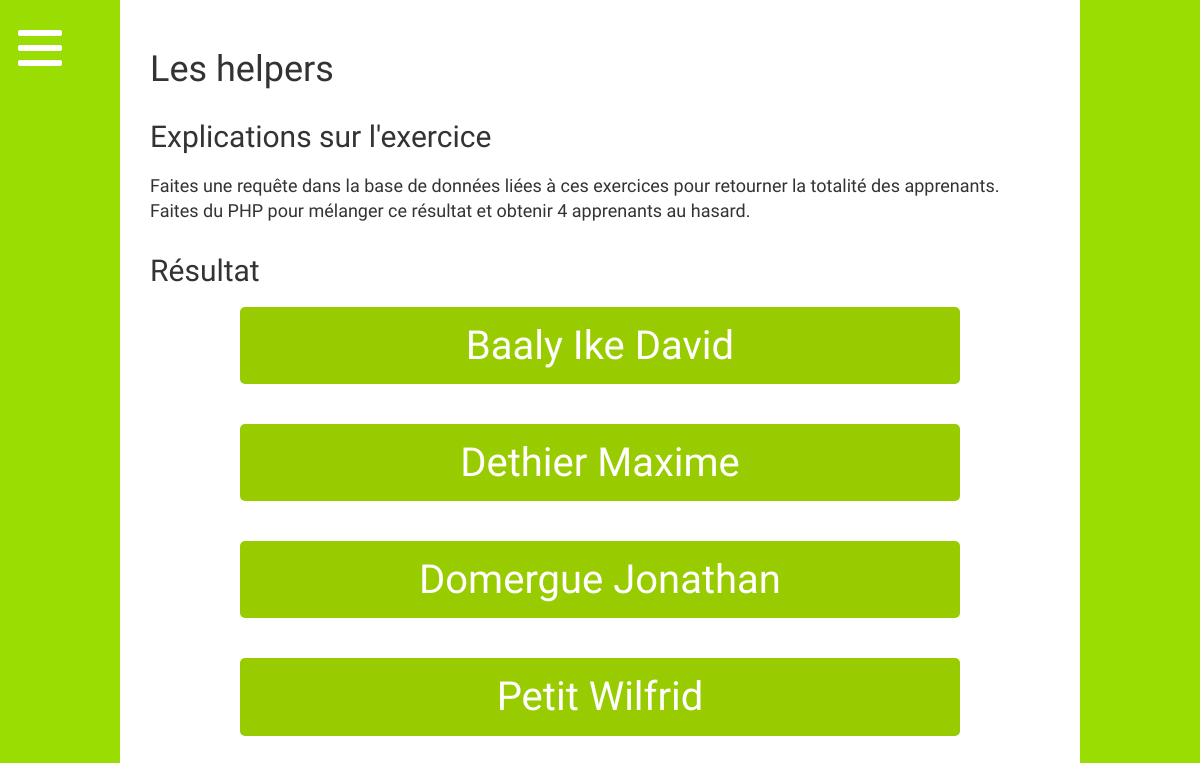
Screenshot of /helpers/ with the database file from the repository.
### tables this page shows
CREATE TABLE `users` (
  `id` int NOT NULL,
  `nom` varchar(30) NOT NULL,
  `prenom` varchar(30) NOT NULL,
  `date_naissance` date NOT NULL
);

### helpers/index.php (the view, shortened to what this page needs)
<?php  include '../config.php'; ?>
<?php  include '../header.php'; ?>
<div class="general-content">
<h1>Les helpers</h1>
    <h2>Explications sur l'exercice</h2>
    <p>Faites une requête dans la base de données liées à ces exercices pour retourner la totalité des apprenants. Faites du PHP pour mélanger ce résultat et obtenir 4 apprenants au hasard.
    </p>
<h2>Résultat</h2>
    <?php
    $getPeople = $dbconnexion->query('select nom, prenom from users ');
    $allPeople = $getPeople->fetchAll();
    $rand_people = array_rand($allPeople, 4);
    foreach($rand_people as $person) {
        echo "<div class='choix-aleatoire'>".$allPeople[$person]['prenom']." ".$allPeople[$person]['nom']."</div>";
    };
    ?>
<?php  include '../footer.php'; ?>

### css/menufullpage.css (style rules this page uses)
html { height:100%; }
body { background-color:#99cc00; margin: 0 auto; font-family: 'Montserrat Alternates', sans-serif; margin:0; padding:0; background: url(/img/background.svg) no-repeat center fixed; -webkit-background-size: cover; background-size: cover; height:100%; }
.general-content { width: 80%; margin: 0 auto; background-color: white; padding:30px; }
h1 { margin-bottom:30px; }
h2 { margin-top:30px; margin-bottom:20px; }
p { font-size:18px; }
.choix-aleatoire { width: 80%; margin: 0 auto; background-color: #99cc00; padding:10px; margin-bottom:40px; border-radius: 5px; text-align:center; font-size:40px; color:white; }

### rows the page displays
users: prenom "Baaly", nom "Ike David"
users: prenom "Dethier", nom "Maxime"
users: prenom "Domergue", nom "Jonathan"
users: prenom "Petit", nom "Wilfrid"
